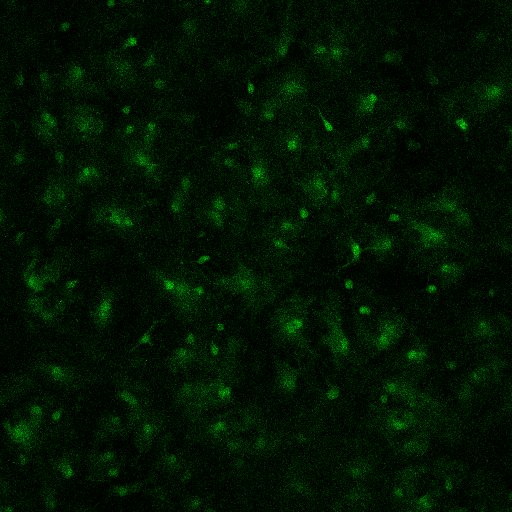
#> input picture imagePage/tser4_t0032.bmp, 512 x 512 px, found by its file name; its folder holds only this picture in this run
$ jupyter execute --allow-errors jpDiplomRefactoring.ipynb
#> lines starting #> are read from the running program, lines starting #| are printed output that depends on the picture
[cell 1]
from os import listdir
from os.path import isfile, join
from signal import signal
import multiprocessing as mp
from functools import partial
from joblib import Parallel, delayed
import numpy
from scipy.stats import kendalltau
from PIL import Image
import cv2
import matplotlib.pyplot as plt
from matplotlib.backends.backend_pdf import PdfPages
import numpy as np
import seaborn as sns
import pandas as pd
import networkx as nx
from scipy.stats import gaussian_kde
import igraph as ig
import mat73
from statsmodels.nonparametric.kernel_density import KDEMultivariate
from sklearn.neighbors import KernelDensity
import numba as nb

[cell 2]
# [4 lines of commented-out code are left out]

[cell 3]
mypath='C:/Users/rusan/AppData/Local/Programs/Python/Python311/work/diplom/imagePage'
onlyfiles = [ f for f in listdir(mypath) if isfile(join(mypath,f)) ]
images = numpy.empty(len(onlyfiles), dtype=object)
arr3D = np.empty((1200,512,512), dtype='uint8')
for n in range(0, len(onlyfiles)):
    tmp = cv2.imread(join(mypath,onlyfiles[n]), 0)
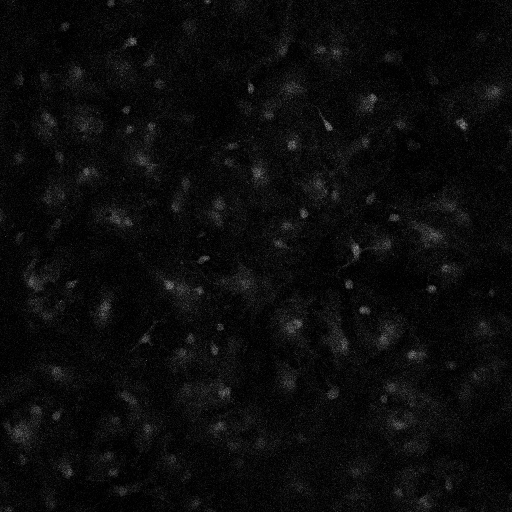
#> tmp: shape (512, 512); min 1, max 150, mean 11.5
    arrTmp = np.asarray(tmp)
   #arrTmp = cv2.GaussianBlur(arrTmp, (3, 3),0) #19,19
    images[n] = arrTmp
    arr3D[n] = images[n]

[cell 4]
# [105 lines left out: function bildHist2d, not called in this run]

    # [35 lines of commented-out code are left out]

[cell 5]

#@nb.jit(parallel=True)
# [187 lines left out: function kdedensity, not called in this run]
    # [5 lines of commented-out code are left out]

[cell 6]
def linePaint(i1, i2, j1, j2):
#> called with i1 = 390, i2 = 448, j1 = 15, j2 = 60
    cellOver = arr3D[:300, i1:i2, j1:j2]
    fig, ax = plt.subplots()
    fig.set_size_inches(10, 17)
    ax.imshow(cellOver[0,:,:])
    plt.show()
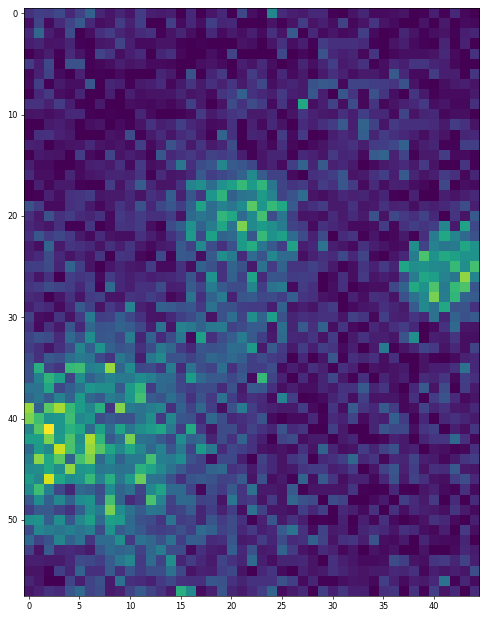
#> figure drawn by matplotlib, 1 panel
    i1, i2, j1, j2 = 10, 20, 0, 10  # вне
    cellOver1 = cellOver[:, i1:i2, j1:j2].copy()
    cellOver1 = cellOver1.astype(float)
    сell1LineHorizon = np.arange(i1 - 1,i2,1)
    cell1LineVertical = np.arange(j1,j2,1)
    cell1Const1 = np.full((len(сell1LineHorizon)), j1, dtype=int)
    cell1Const2 = np.full((len(сell1LineHorizon)), j2-1, dtype=int)
    cell1Const3 = np.full((len(cell1LineVertical)), i1 - 1, dtype=int)
    cell1Const4 = np.full((len(cell1LineVertical)), i2-1, dtype=int)
    plt.imshow(cellOver[0,:,:])
    plt.plot(сell1LineHorizon, cell1Const1, color = "black")
    plt.plot(сell1LineHorizon, cell1Const2, color = "black")
    plt.plot(cell1Const3, cell1LineVertical, color = "black")
    plt.plot(cell1Const4, cell1LineVertical, color = "black")
    i1, i2, j1, j2 = 37,45,21,32 # право
    сell1LineHorizon = np.arange(i1 - 1,i2,1)
    cell1LineVertical = np.arange(j1,j2,1)
    cell1Const1 = np.full((len(сell1LineHorizon)), j1, dtype=int)
    cell1Const2 = np.full((len(сell1LineHorizon)), j2-1, dtype=int)
    cell1Const3 = np.full((len(cell1LineVertical)), i1 - 1, dtype=int)
    cell1Const4 = np.full((len(cell1LineVertical)), i2-1, dtype=int)
    plt.plot(сell1LineHorizon, cell1Const1, color = "black")
    plt.plot(сell1LineHorizon, cell1Const2, color = "black")
    plt.plot(cell1Const3, cell1LineVertical, color = "black")
    plt.plot(cell1Const4, cell1LineVertical, color = "black")
    i1, i2, j1, j2 = 0,10,38,48 # низ
    сell1LineHorizon = np.arange(i1,i2,1)
    cell1LineVertical = np.arange(j1,j2,1)
    cell1Const1 = np.full((len(сell1LineHorizon)), j1, dtype=int)
    cell1Const2 = np.full((len(сell1LineHorizon)), j2-1, dtype=int)
    cell1Const3 = np.full((len(cell1LineVertical)), i1, dtype=int)
    cell1Const4 = np.full((len(cell1LineVertical)), i2-1, dtype=int)
    plt.plot(сell1LineHorizon, cell1Const1, color = "black")
    plt.plot(сell1LineHorizon, cell1Const2, color = "black")
    plt.plot(cell1Const3, cell1LineVertical, color = "black")
    plt.plot(cell1Const4, cell1LineVertical, color = "black")
    i1, i2, j1, j2 = 14,28,14,25 # верх
    сell1LineHorizon = np.arange(i1,i2,1)
    cell1LineVertical = np.arange(j1,j2,1)
    cell1Const1 = np.full((len(сell1LineHorizon)), j1, dtype=int)
    cell1Const2 = np.full((len(сell1LineHorizon)), j2-1, dtype=int)
    cell1Const3 = np.full((len(cell1LineVertical)), i1, dtype=int)
    cell1Const4 = np.full((len(cell1LineVertical)), i2-1, dtype=int)
    plt.plot(сell1LineHorizon, cell1Const1, color = "black")
    plt.plot(сell1LineHorizon, cell1Const2, color = "black")
    plt.plot(cell1Const3, cell1LineVertical, color = "black")
    plt.plot(cell1Const4, cell1LineVertical, color = "black")
    i1, i2, j1, j2 = 16,28,27,36 # центр
    сell1LineHorizon = np.arange(i1,i2,1)
    cell1LineVertical = np.arange(j1,j2,1)
    cell1Const1 = np.full((len(сell1LineHorizon)), j1, dtype=int)
    cell1Const2 = np.full((len(сell1LineHorizon)), j2-1, dtype=int)
    cell1Const3 = np.full((len(cell1LineVertical)), i1, dtype=int)
    cell1Const4 = np.full((len(cell1LineVertical)), i2-1, dtype=int)
    plt.plot(сell1LineHorizon, cell1Const1, color = "black")
    plt.plot(сell1LineHorizon, cell1Const2, color = "black")
    plt.plot(cell1Const3, cell1LineVertical, color = "black")
    plt.plot(cell1Const4, cell1LineVertical, color = "black")
    plt.savefig("./Выделение областей")
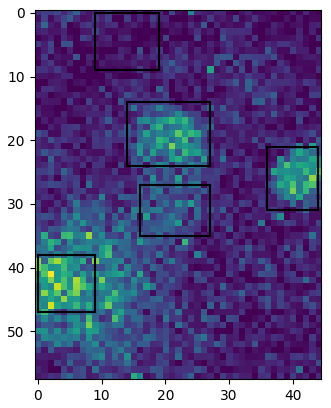
#> figure drawn by matplotlib, 1 panel
    plt.show()
    # [23 lines of commented-out code are left out]
